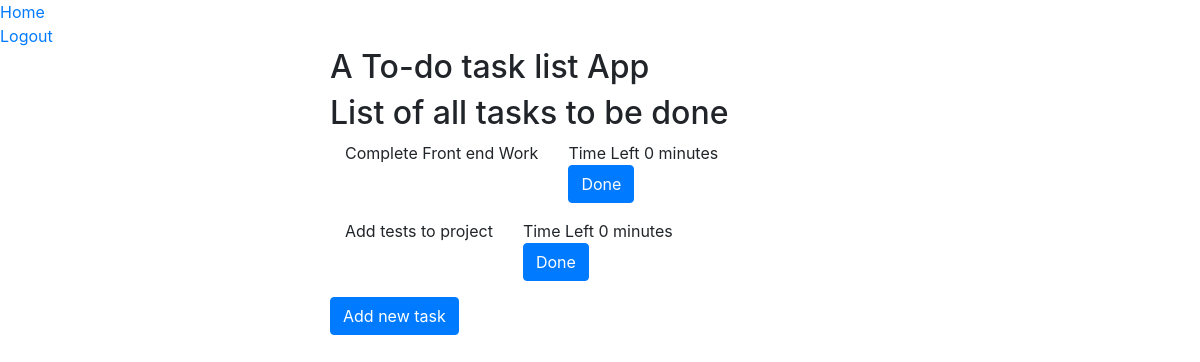
The page /todoapp/ (signed in) on the database as committed earlier.
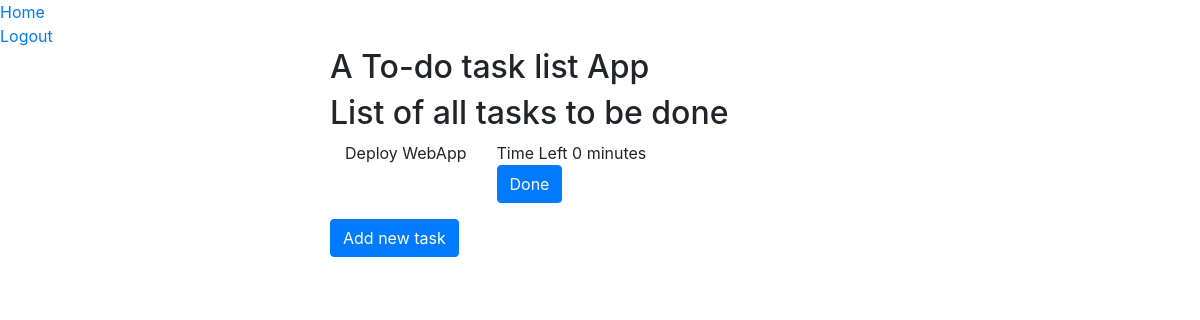
The same page on the database as committed later.
### todoapp/models.py (models this page shows, shortened)
class Task(models.Model):
    task_text = models.CharField(max_length=120)
    task_deadline = models.DateTimeField()
    add_time = models.DateTimeField()
    user = models.ForeignKey(User, on_delete=models.CASCADE, default=1)

### todoapp/views.py (the view)
# urls.py: path('', views.index, name='index'),
def index(request):
    pk = request.user.id
    user = User.objects.get(pk=pk)
    task_list = Task.objects.filter(user=user).order_by('task_deadline', 'task_text')
    context = {'task_list': task_list}
    return render(request, 'todoapp/index.html', context)

### todoapp/templates/todoapp/index.html (shortened to what this page needs)
{% extends 'todoapp/base.html'%}
{% block content %}
    <div class="container">
        <div class="row">
            <div class="col">
            </div>
            <div class="col-6">
                <h2>A To-do task list App</h2>
            </div>
            <div class="col">
            </div>
        </div>
    </div>
    <div class="container">
        <div class="row">
            <div class="col">
            </div>
            <div class="col-6">
                <h2>List of all tasks to be done</h2>
                {% if task_list %}
                    {% for task in task_list%}
                    <div class="container">
                        <div class="row">
                            <div class="col-md-auto">
                                {{task.task_text}}
                            </div>
                            <div class="col">
                                Time Left {{task.task_deadline|timeuntil}}
                                <form action="{% url 'todoapp:remove_task' task.id%}">
                                    <input class="btn btn-primary" type="submit" value="Done">
                                </form>
                            </div>
                        </div>
                    </div>
                    {% endfor %}
                {% endif %}
                <form action="{% url 'todoapp:add_task'%}">
                    <div>
                        <input class="btn btn-primary" type="submit" value="Add new task">
                    </div>
                </form>
            </div>
            <div class="col">
            </div>
        </div>
    </div>
{% endblock content %}

Rows that differ between the two databases and show on the page:
removed Task: task_text "Complete Front end Work", task_deadline "0 minutes"
removed Task: task_text "Add tests to project", task_deadline "0 minutes"
added Task: task_text "Deploy WebApp", task_deadline "0 minutes"
